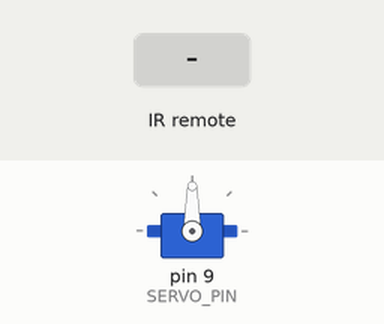
Simulated run of this sketch. Board: Arduino Uno, built with avr-gcc and run on an emulated ATmega328P. Parts: servo. The test bench sets the inputs (shaded band).

Above: at 1.2 s.
1.3 s: infrared code 0xFF30CF received
At 1.9 s:
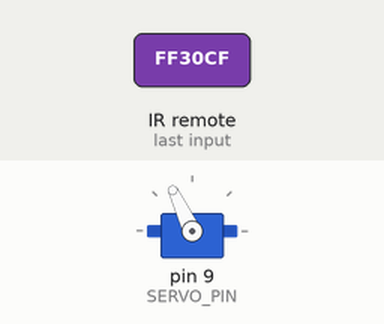
2.8 s: infrared code 0xFFA25D received
At 4.0 s:
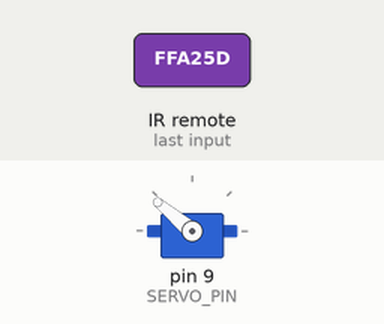
4.3 s: infrared code 0xFFA25D received
At 5.4 s:
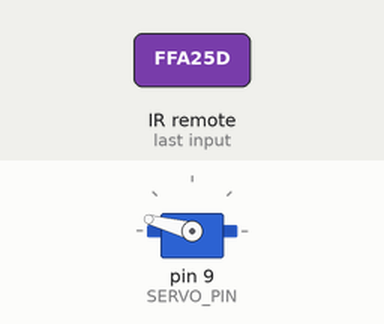
5.8 s: infrared code 0xFF30CF received
At 6.5 s:
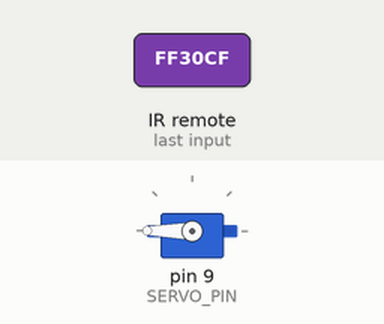
7.3 s: infrared code 0xFFE21D received
At 7.6 s:
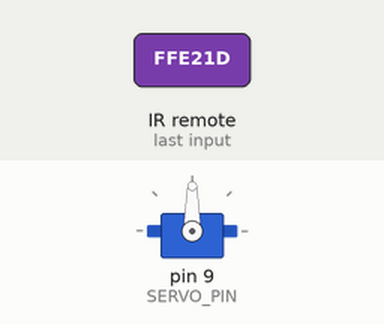
8.8 s: infrared code 0xFF6897 received
At 10.0 s:
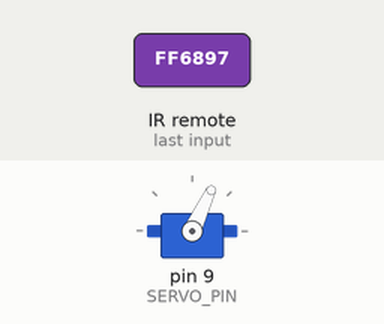
Timing chart, 0 to 11.3 s (numbered marks = the images above; inputs shaded):
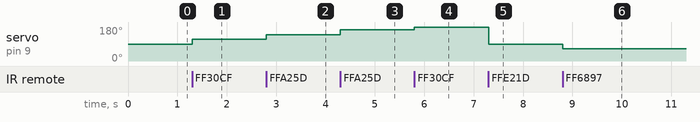

The sketch:

IR_REMOTE_WITH_SERVO.ino
```cpp
#include<IRremote.h>
#include<Servo.h>

const int RECV_PIN = 11;
const int SERVO_PIN = 9;
int pos = 90;

unsigned long sonKod;

IRrecv irrecv(RECV_PIN);
decode_results kod;

Servo servo;
void setup() {
  // put your setup code here, to run once:
  irrecv.enableIRIn();
  servo.attach(SERVO_PIN);
  servo.write(pos);

}

void loop() {
  // put your main code here, to run repeatedly:
  if (irrecv.decode(&kod)) {
    if (kod.value == 0xFFA25D) {
      kod.value = sonKod;
    }
    if (kod.value == 0xFF30CF) {
      sonKod = kod.value;
      pos += 25;
      if (pos > 180) {
        pos = 180;
      }
      servo.write(pos);
    }

    if (kod.value == 0xFF6897)
    {
      sonKod = kod.value;
      pos -= 25;
      if (pos < 0) {
        pos = 0;
      }
      servo.write(pos);
    }

    if (kod.value == 0xFFE21D)
    {

      sonKod = kod.value;
      pos = 90;
      servo.write(pos);
    }
    delay(30);
    irrecv.resume();


  }

}
```

Measured:
- after the input at 1.3 s, servo on pin 9 (SERVO_PIN): 90° → 115° at once
- after the input at 2.8 s, servo on pin 9 (SERVO_PIN): 115° → 140° at once
- after the input at 4.3 s, servo on pin 9 (SERVO_PIN): 140° → 165° at once
- after the input at 5.8 s, servo on pin 9 (SERVO_PIN): 165° → 180° at once
- after the input at 7.3 s, servo on pin 9 (SERVO_PIN): 180° → 90° at once
- after the input at 8.8 s, servo on pin 9 (SERVO_PIN): 90° → 65° at once
